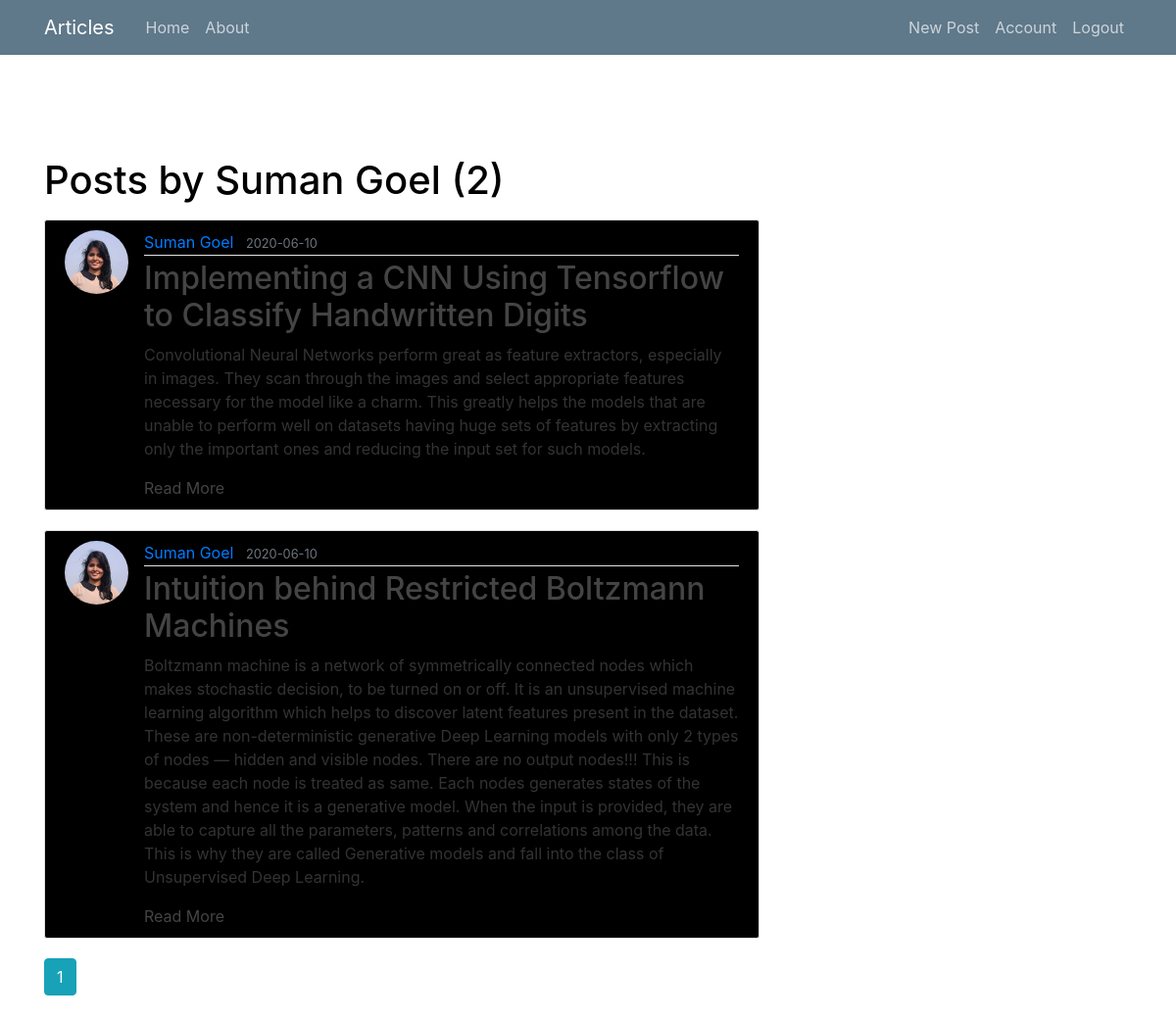
The app's page /user/Suman Goel (signed in) with its own data.
### flaskblog/models.py (models this page shows, shortened)
class User(db.Model, UserMixin):
    id = db.Column(db.Integer, primary_key=True)
    username = db.Column(db.String(20), unique=True, nullable=False)
    email = db.Column(db.String(120), unique=True, nullable=False)
    image_file = db.Column(db.String(20), nullable=False, default='default.jpg')
    password = db.Column(db.String(60), nullable=False)
    posts = db.relationship('Post', backref='author', lazy=True)

class Post(db.Model):
    id = db.Column(db.Integer, primary_key=True)
    title = db.Column(db.String(100), nullable=False)
    date_posted = db.Column(db.DateTime, nullable=False, default=datetime.utcnow)
    content = db.Column(db.Text, nullable=False)
    link = db.Column(db.Text,nullable=False)
    user_id = db.Column(db.Integer, db.ForeignKey('user.id'), nullable=False)

### flaskblog/users/routes.py (the view)
@users.route("/user/<string:username>")
def user_posts(username):
    page = request.args.get('page', 1, type=int)
    user = User.query.filter_by(username=username).first_or_404()
    posts = Post.query.filter_by(author=user).order_by(Post.date_posted.desc()).paginate(page=page, per_page=5)
    return render_template('user_posts.html', posts=posts, user=user)

### flaskblog/models.py (called while the page is built)
@login_manager.user_loader
def load_user(user_id):
    return User.query.get(int(user_id))

### flaskblog/templates/user_posts.html
{% extends "layout.html" %}
{% block content %}
    <h1 class="mb-3">Posts by {{ user.username }} ({{ posts.total }})</h1>
    {% for post in posts.items %}
        <article class="media content-section">
          <img class="rounded-circle article-img" src="{{ url_for('static', filename='profile_pics/' + post.author.image_file) }}">
          <div class="media-body">
            <div class="article-metadata">
              <a class="mr-2" href="{{ url_for('users.user_posts', username=post.author.username) }}">{{ post.author.username }}</a>
              <small class="text-muted">{{ post.date_posted.strftime('%Y-%m-%d') }}</small>
            </div>
            <h2><a class="article-title" href="{{ url_for('posts.post', post_id=post.id) }}">{{ post.title }}</a></h2>
            <p class="article-content">{{ post.content }}</p>
            <a class="article-title" href="{{ post.link }}">Read More</a>
          </div>
        </article>
    {% endfor %}
    {% for page_num in posts.iter_pages(left_edge=1, right_edge=1, left_current=1, right_current=2) %}
      {% if page_num %}
        {% if posts.page == page_num %}
          <a class="btn btn-info mb-4" href="{{ url_for('users.user_posts', username=user.username, page=page_num) }}">{{ page_num }}</a>
        {% else %}
          <a class="btn btn-outline-info mb-4" href="{{ url_for('users.user_posts', username=user.username, page=page_num) }}">{{ page_num }}</a>
        {% endif %}
      {% else %}
        ...
      {% endif %}
    {% endfor %}
{% endblock content %}

### flaskblog/static/main.css (style rules this page uses)
body { background: #ffff; color: #333333; margin-top: 10rem; }
h1, h2, h3, h4, h5, h6 { color: #000; }
.content-section { background: #000; padding: 10px 20px; border: 1px solid #dddddd; border-radius: 3px; margin-bottom: 20px; }
.article-title { color: #444444; }
.article-content { white-space: pre-line; }
.article-img { height: 65px; width: 65px; margin-right: 16px; }
.article-metadata { padding-bottom: 1px; margin-bottom: 4px; border-bottom: 1px solid #e3e3e3 }

### records on screen
User: username "Suman Goel"
Post: image_file (picture), author.username "Suman Goel", date_posted "2020-06-10", title "Implementing a CNN Using Tensorflow to Classify Handwritten Digits", content "Convolutional Neural Networks perform great as feature extractors, especially in images. They scan through the images and select appropriate features necessary for the model like a charm. This greatly helps the models that are unable to perform well on datasets having huge sets of features by extracting only the important ones and reducing the input set for such models."
Post: image_file (picture), author.username "Suman Goel", date_posted "2020-06-10", title "Intuition behind Restricted Boltzmann Machines", content "Boltzmann machine is a network of symmetrically connected nodes which makes stochastic decision, to be turned on or off. It is an unsupervised machine learning algorithm which helps to discover latent features present in the dataset. These are non-deterministic generative Deep Learning models with only 2 types of nodes — hidden and visible nodes. There are no output nodes!!! This is because each node is treated as same. Each nodes generates states of the system and hence it is a generative model. When the input is provided, they are able to capture all the parameters, patterns and correlations among the data. This is why they are called Generative models and fall into the class of…"

### other values on screen
{{ posts.total }} "2"
{{ page_num }} "1"
